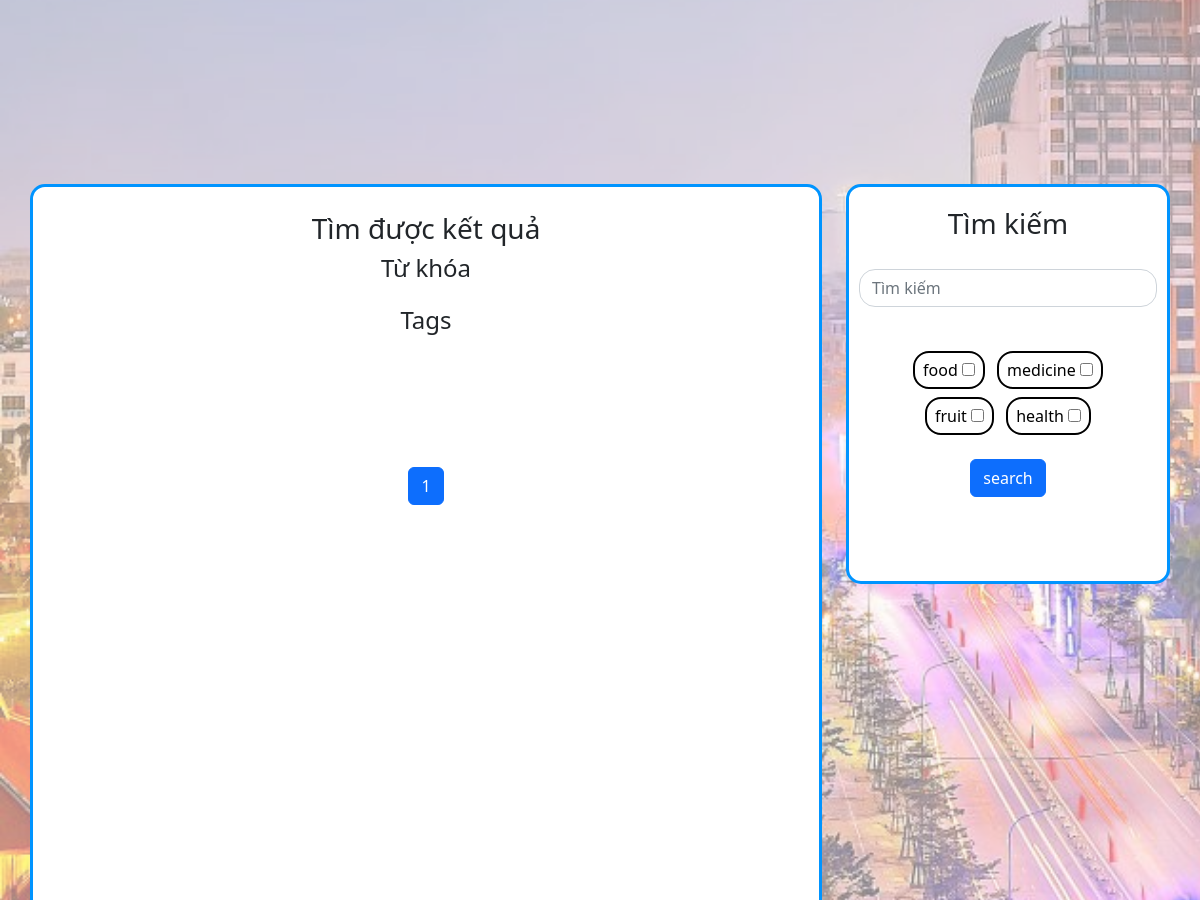
Before: /search/?q=&c=19 (middle part) with the older database file.
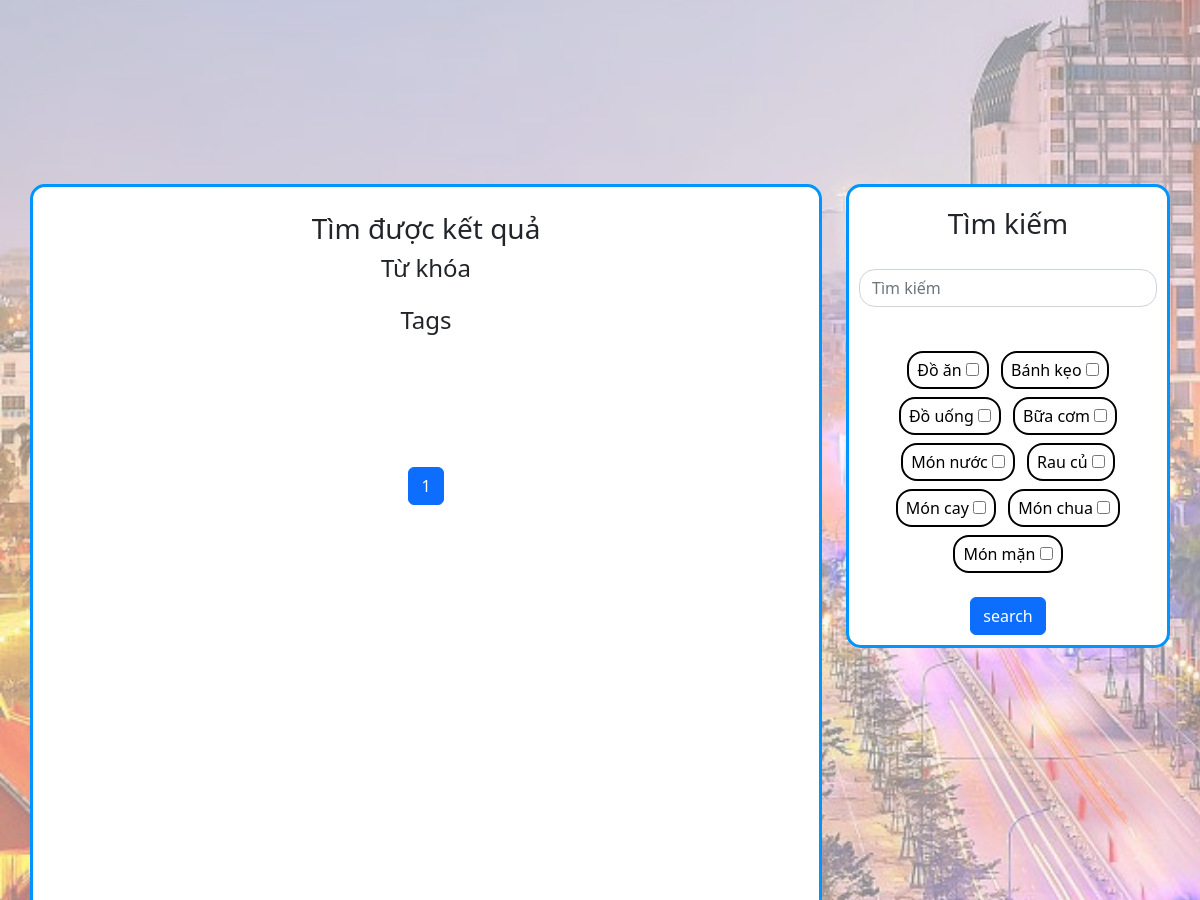
After: the same page with the newer database file.
### blog/models.py (models this page shows)
class Category(models.Model):
    name = models.CharField(max_length=100)
    def __str__(self):
        return self.name

### blog/views.py (the view, shortened to what this page needs)
# urls.py: path('search/', views.post_search, name='post_search'),
def post_search(request):
    form = PostSearchForm()
    q = ''
    c = ''
    results = []
    form = PostSearchForm(request.GET)
    list = pagination(request, results)
    return render(request, 'blog/search.html', {'categorys': Category.objects.all(), 'posts': results, 'total_results': results.count, 'q': str(q), 'c': c, 'list': list})

### blog/views.py (called while the page is built)
def pagination(request, posts):
    obj = posts
    page_n = request.GET.get('page')
    p = Paginator(obj, 5)
    list = p.get_page(page_n)
    return list

### templates/blog/search.html (shortened to what this page needs)
{% extends "base/base.html" %} {% block title %} Welcome to Blog {% endblock %} {%load static%}{% block content %} {%include "base/nav-bar.html"%}
<div class="bgpic"><img src="{% static 'Thanh-pho.jpg' %}" /></div>
<div class="col">
    <div class="row" id="row-titlecard">
    </div>
    <div class="row ">
        <div class="col-8">
            <div class="container">
                <div class="search-result-dialog">
                    <h3>Tìm được {{total_results}} kết quả</h3>
                    <h4>Từ khóa</h4>
                    <h4>Tags</h4>
                </div>
                {% include "blog/list.html" %}
            </div>
        </div>
        <div class="col-4">
            {% include "blog/searchbox.html" %}
        </div>
    </div>
    {%include "base/footer.html"%}
</div>
{% endblock %}

### templates/blog/searchbox.html
{% load static %} {% block content %}
<link href="{% static 'style.css' %}" rel="stylesheet">
<div class="search-box">
    <form role="search" method="get" action="/search/">
        <h3>Tìm kiếm</h3>
        <div class="search-bar">
            <input class="form-control me-5" name="q" type="search" placeholder="Tìm kiếm" aria-label="Search">
        </div>
        <div class="tag-bar">
            {% for tag in categorys.all%} {%if tag.name != 'default'%}
            <div class="tag-checkbox">
                <label for="{{tag}}" class="">{{tag.name}}</label>
                <input name="c" type="checkbox" id="{{tag}}" value="{{tag.pk}}">
            </div>
            {% endif %} {%endfor%}
        </div>
        <button class="btn btn-primary" type="submit">search </button>
    </form>
</div>
{% endblock %}

Changed rows visible on the page:
removed Category: name "food"
removed Category: name "medicine"
removed Category: name "fruit"
removed Category: name "health"
added Category: name "Đồ ăn"
added Category: name "Bánh kẹo"
added Category: name "Đồ uống"
added Category: name "Bữa cơm"
added Category: name "Món nước"
added Category: name "Rau củ"
added Category: name "Món cay"
added Category: name "Món chua"
added Category: name "Món mặn"
